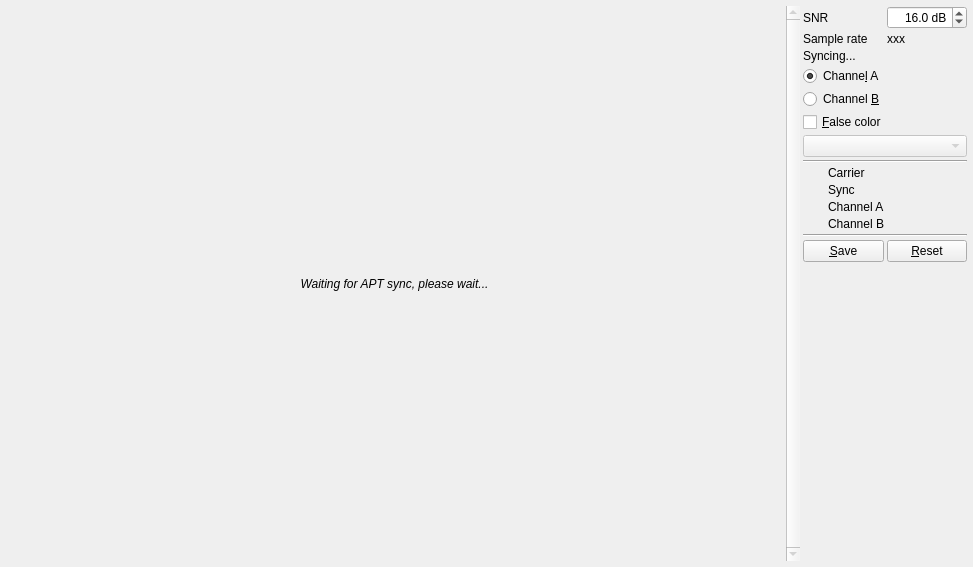
<?xml version="1.0" encoding="UTF-8"?>
<ui version="4.0">
 <class>DecoderUI</class>
 <widget class="QWidget" name="DecoderUI">
  <property name="geometry">
   <rect>
    <x>0</x>
    <y>0</y>
    <width>973</width>
    <height>567</height>
   </rect>
  </property>
  <property name="windowTitle">
   <string>Form</string>
  </property>
  <layout class="QGridLayout" name="gridLayout">
   <property name="leftMargin">
    <number>6</number>
   </property>
   <property name="topMargin">
    <number>6</number>
   </property>
   <property name="rightMargin">
    <number>6</number>
   </property>
   <property name="bottomMargin">
    <number>6</number>
   </property>
   <property name="spacing">
    <number>3</number>
   </property>
   <item row="8" column="2">
    <widget class="KLed" name="carrierLed">
     <property name="state">
      <enum>KLed::Off</enum>
     </property>
     <property name="look">
      <enum>KLed::Sunken</enum>
     </property>
     <property name="color">
      <color>
       <red>239</red>
       <green>41</green>
       <blue>41</blue>
      </color>
     </property>
    </widget>
   </item>
   <item row="1" column="2" colspan="2">
    <widget class="QLabel" name="label_5">
     <property name="text">
      <string>Sample rate</string>
     </property>
    </widget>
   </item>
   <item row="3" column="2" colspan="2">
    <widget class="QRadioButton" name="channelAButton">
     <property name="text">
      <string>Channe&amp;l A</string>
     </property>
     <property name="checked">
      <bool>true</bool>
     </property>
     <attribute name="buttonGroup">
      <string notr="true">buttonGroup</string>
     </attribute>
    </widget>
   </item>
   <item row="14" column="2">
    <spacer name="verticalSpacer">
     <property name="orientation">
      <enum>Qt::Vertical</enum>
     </property>
     <property name="sizeHint" stdset="0">
      <size>
       <width>20</width>
       <height>40</height>
      </size>
     </property>
    </spacer>
   </item>
   <item row="12" column="2" colspan="3">
    <widget class="Line" name="line_2">
     <property name="orientation">
      <enum>Qt::Horizontal</enum>
     </property>
    </widget>
   </item>
   <item row="0" column="4">
    <widget class="QDoubleSpinBox" name="snrSpin">
     <property name="alignment">
      <set>Qt::AlignRight|Qt::AlignTrailing|Qt::AlignVCenter</set>
     </property>
     <property name="suffix">
      <string> dB</string>
     </property>
     <property name="decimals">
      <number>1</number>
     </property>
     <property name="maximum">
      <double>20.000000000000000</double>
     </property>
     <property name="value">
      <double>16.000000000000000</double>
     </property>
    </widget>
   </item>
   <item row="4" column="2" colspan="2">
    <widget class="QRadioButton" name="channelBButton">
     <property name="text">
      <string>Channel &amp;B</string>
     </property>
     <attribute name="buttonGroup">
      <string notr="true">buttonGroup</string>
     </attribute>
    </widget>
   </item>
   <item row="11" column="2">
    <widget class="KLed" name="channelBLed">
     <property name="state">
      <enum>KLed::Off</enum>
     </property>
     <property name="look">
      <enum>KLed::Sunken</enum>
     </property>
     <property name="darkFactor">
      <number>300</number>
     </property>
    </widget>
   </item>
   <item row="10" column="2">
    <widget class="KLed" name="channelALed">
     <property name="state">
      <enum>KLed::Off</enum>
     </property>
     <property name="look">
      <enum>KLed::Sunken</enum>
     </property>
    </widget>
   </item>
   <item row="13" column="2" colspan="2">
    <widget class="QPushButton" name="saveButton">
     <property name="text">
      <string>&amp;Save</string>
     </property>
    </widget>
   </item>
   <item row="11" column="3">
    <widget class="QLabel" name="label_3">
     <property name="text">
      <string>Channel B</string>
     </property>
    </widget>
   </item>
   <item row="1" column="4">
    <widget class="QLabel" name="sampleRateSpin">
     <property name="text">
      <string>xxx</string>
     </property>
    </widget>
   </item>
   <item row="10" column="3">
    <widget class="QLabel" name="label_2">
     <property name="text">
      <string>Channel A</string>
     </property>
    </widget>
   </item>
   <item row="9" column="2">
    <widget class="KLed" name="syncLed">
     <property name="state">
      <enum>KLed::Off</enum>
     </property>
     <property name="look">
      <enum>KLed::Sunken</enum>
     </property>
     <property name="color">
      <color>
       <red>255</red>
       <green>223</green>
       <blue>0</blue>
      </color>
     </property>
    </widget>
   </item>
   <item row="5" column="2" colspan="3">
    <widget class="QCheckBox" name="falseColorCheck">
     <property name="text">
      <string>&amp;False color</string>
     </property>
    </widget>
   </item>
   <item row="0" column="1" rowspan="15">
    <widget class="QScrollBar" name="offsetScrollBar">
     <property name="enabled">
      <bool>false</bool>
     </property>
     <property name="maximum">
      <number>0</number>
     </property>
     <property name="orientation">
      <enum>Qt::Vertical</enum>
     </property>
    </widget>
   </item>
   <item row="2" column="2" colspan="3">
    <widget class="QLabel" name="statusLabel">
     <property name="text">
      <string>Syncing...</string>
     </property>
    </widget>
   </item>
   <item row="13" column="4">
    <widget class="QPushButton" name="resetLabel">
     <property name="text">
      <string>&amp;Reset</string>
     </property>
    </widget>
   </item>
   <item row="0" column="2" colspan="2">
    <widget class="QLabel" name="label_4">
     <property name="text">
      <string>SNR</string>
     </property>
    </widget>
   </item>
   <item row="0" column="0" rowspan="15">
    <widget class="QStackedWidget" name="mapStack">
     <property name="currentIndex">
      <number>0</number>
     </property>
     <widget class="QWidget" name="page">
      <layout class="QGridLayout" name="gridLayout_2">
       <property name="leftMargin">
        <number>0</number>
       </property>
       <property name="topMargin">
        <number>0</number>
       </property>
       <property name="rightMargin">
        <number>0</number>
       </property>
       <property name="bottomMargin">
        <number>0</number>
       </property>
       <property name="spacing">
        <number>0</number>
       </property>
       <item row="0" column="0">
        <widget class="QLabel" name="label_6">
         <property name="sizePolicy">
          <sizepolicy hsizetype="Expanding" vsizetype="Expanding">
           <horstretch>0</horstretch>
           <verstretch>0</verstretch>
          </sizepolicy>
         </property>
         <property name="font">
          <font>
           <italic>true</italic>
          </font>
         </property>
         <property name="text">
          <string>Waiting for APT sync, please wait...</string>
         </property>
         <property name="alignment">
          <set>Qt::AlignCenter</set>
         </property>
        </widget>
       </item>
      </layout>
     </widget>
    </widget>
   </item>
   <item row="8" column="3">
    <widget class="QLabel" name="label_7">
     <property name="text">
      <string>Carrier</string>
     </property>
    </widget>
   </item>
   <item row="9" column="3">
    <widget class="QLabel" name="label">
     <property name="text">
      <string>Sync</string>
     </property>
    </widget>
   </item>
   <item row="7" column="2" colspan="3">
    <widget class="Line" name="line">
     <property name="orientation">
      <enum>Qt::Horizontal</enum>
     </property>
    </widget>
   </item>
   <item row="6" column="2" colspan="3">
    <widget class="QComboBox" name="paletteCombo">
     <property name="enabled">
      <bool>false</bool>
     </property>
    </widget>
   </item>
  </layout>
 </widget>
 <customwidgets>
  <customwidget>
   <class>KLed</class>
   <extends>QWidget</extends>
   <header>kled.h</header>
  </customwidget>
 </customwidgets>
 <resources/>
 <connections/>
 <buttongroups>
  <buttongroup name="buttonGroup"/>
 </buttongroups>
</ui>
